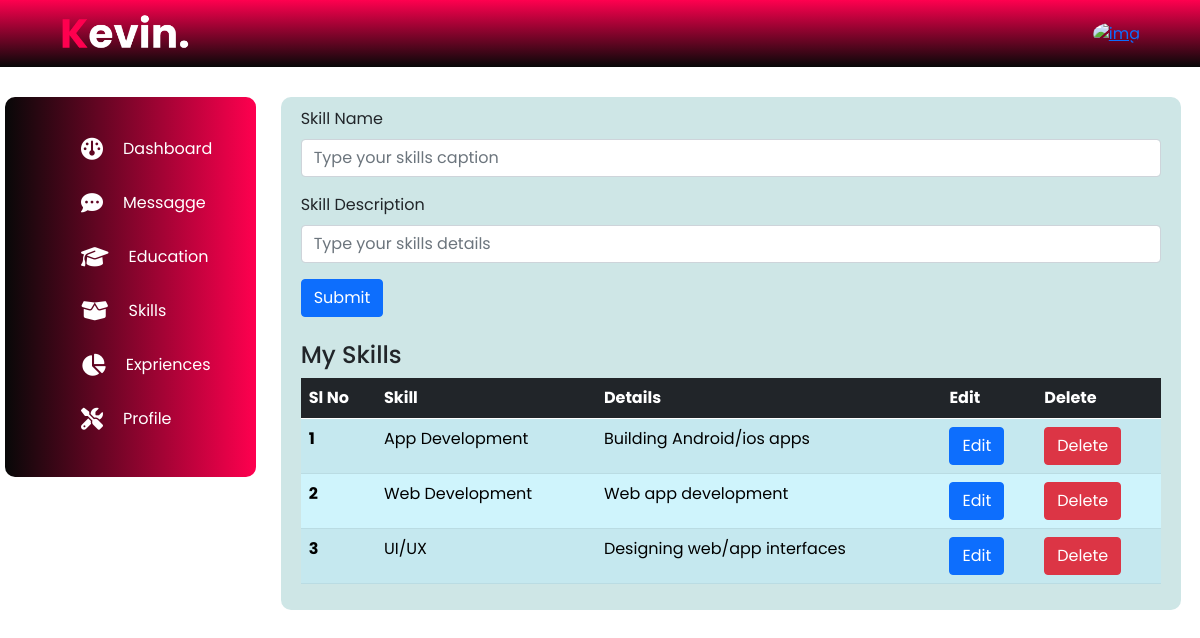
/dashboard/skills/, run on an earlier commit of the app's database.
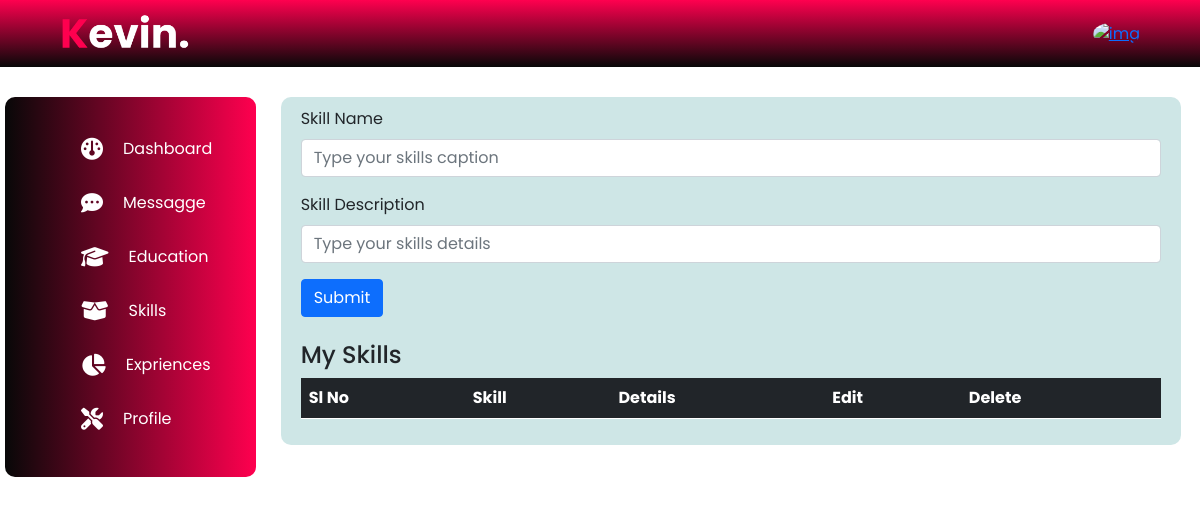
And on a later commit of the database.
### admin_app/models.py (models this page shows, shortened)
class Skills(models.Model):
    skill_caption=models.CharField(max_length=20)
    skill_des=models.CharField(max_length=100)

### admin_app/views.py (the view)
# urls.py: path('skills/',views.AddSkills.as_view(),name='skills'),
class AddSkills(CreateView,LoginRequiredMixin):
    fields='__all__'
    model=Skills
    def get_context_data(self, **kwargs):
        context= super().get_context_data(**kwargs)
        context["title"]="Add Skills"
        context['skills']=self.model.objects.order_by('-id')
        return context

### templates/admin_app/skills_form.html (shortened to what this page needs)
{% extends 'admin_app/admin_base.html' %}
{% load widget_tweaks %}
{% block body_block %}
    <div >
        <form method='POST'> {% csrf_token %}
            <div class="mb-3">
                <label for="exampleInputEmail1" class="form-label">Skill Name</label>
                {% render_field form.skill_caption class="form-control" placeholder="Type your skills caption" %}
            </div>
            <div class="mb-3">
                <label for="exampleInputEmail1" class="form-label">Skill Description</label>
                {% render_field form.skill_des class="form-control" placeholder="Type your skills details" %}
            </div>
            <button type="submit" class="btn btn-primary">Submit</button>
        </form>
    </div>
    <div class="mt-4">
        <table class="table table-info table-striped table-hover">
            <h4>My Skills </h4>
            <thead class="table-dark">
              <tr>
                <th scope="col">Sl No</th>
                <th scope="col">Skill</th>
                <th scope="col">Details</th>
                <th scope="col">Edit</th>
                <th scope="col">Delete</th>
              </tr>
            </thead>
            <tbody>
             {% if skills %}
                {% for skill in skills %}
                <tr>
                    <th scope="row">{{forloop.counter}} </th>
                    <td>{{skill.skill_caption}} </td>
                    <td>{{skill.skill_des}}</td>
                    <td><a class="btn btn-primary" href="{% url 'admin_app:edit_skills' skill.pk %}" role="button">Edit</a></td>
                    <td><a class="btn btn-danger" href="{% url 'admin_app:delete_skills' skill.pk %}" role="button">Delete</a></td>
                </tr>
                {% endfor %}
                {% endif %}
            </tbody>
          </table>
    </div>
{% endblock body_block %}

What changed in the data, as far as the page shows it:
removed Skills: skill_caption "App Development", skill_des "Building Android/ios apps"
removed Skills: skill_caption "Web Development", skill_des "Web app development"
removed Skills: skill_caption "UI/UX", skill_des "Designing web/app interfaces"
